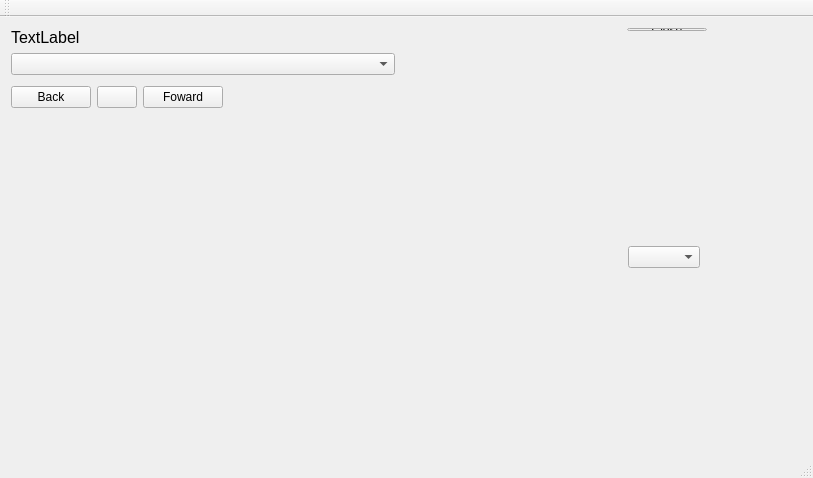
<?xml version="1.0" encoding="UTF-8"?>
<ui version="4.0">
 <class>MainWindow</class>
 <widget class="QMainWindow" name="MainWindow">
  <property name="geometry">
   <rect>
    <x>0</x>
    <y>0</y>
    <width>813</width>
    <height>478</height>
   </rect>
  </property>
  <property name="minimumSize">
   <size>
    <width>300</width>
    <height>100</height>
   </size>
  </property>
  <property name="windowTitle">
   <string>MainWindow</string>
  </property>
  <widget class="QWidget" name="centralWidget">
   <widget class="QWidget" name="layoutWidget">
    <property name="geometry">
     <rect>
      <x>0</x>
      <y>0</y>
      <width>406</width>
      <height>102</height>
     </rect>
    </property>
    <layout class="QHBoxLayout" name="horizontalLayout_3">
     <item>
      <layout class="QVBoxLayout" name="verticalLayout">
       <item>
        <widget class="QLabel" name="LABELCANCION">
         <property name="font">
          <font>
           <pointsize>12</pointsize>
          </font>
         </property>
         <property name="text">
          <string>TextLabel</string>
         </property>
        </widget>
       </item>
       <item>
        <widget class="QComboBox" name="listacanciones"/>
       </item>
       <item>
        <spacer name="verticalSpacer">
         <property name="orientation">
          <enum>Qt::Vertical</enum>
         </property>
         <property name="sizeHint" stdset="0">
          <size>
           <width>20</width>
           <height>40</height>
          </size>
         </property>
        </spacer>
       </item>
       <item>
        <layout class="QHBoxLayout" name="horizontalLayout_2">
         <item>
          <layout class="QHBoxLayout" name="horizontalLayout">
           <item>
            <widget class="QPushButton" name="pushButton_2">
             <property name="text">
              <string>Back</string>
             </property>
            </widget>
           </item>
           <item>
            <widget class="QPushButton" name="pushButton">
             <property name="text">
              <string/>
             </property>
             <property name="iconSize">
              <size>
               <width>50</width>
               <height>50</height>
              </size>
             </property>
            </widget>
           </item>
           <item>
            <widget class="QPushButton" name="pushButton_3">
             <property name="text">
              <string>Foward</string>
             </property>
            </widget>
           </item>
          </layout>
         </item>
         <item>
          <spacer name="horizontalSpacer">
           <property name="orientation">
            <enum>Qt::Horizontal</enum>
           </property>
           <property name="sizeHint" stdset="0">
            <size>
             <width>198</width>
             <height>20</height>
            </size>
           </property>
          </spacer>
         </item>
        </layout>
       </item>
      </layout>
     </item>
    </layout>
   </widget>
   <widget class="QWidget" name="layoutWidget">
    <property name="geometry">
     <rect>
      <x>0</x>
      <y>0</y>
      <width>718</width>
      <height>25</height>
     </rect>
    </property>
    <layout class="QHBoxLayout" name="horizontalLayout_4">
     <item>
      <spacer name="horizontalSpacer_2">
       <property name="orientation">
        <enum>Qt::Horizontal</enum>
       </property>
       <property name="sizeHint" stdset="0">
        <size>
         <width>635</width>
         <height>20</height>
        </size>
       </property>
      </spacer>
     </item>
     <item>
      <widget class="QPushButton" name="pushButton_4">
       <property name="text">
        <string>Close</string>
       </property>
      </widget>
     </item>
    </layout>
   </widget>
   <widget class="QWidget" name="layoutWidget">
    <property name="geometry">
     <rect>
      <x>70</x>
      <y>110</y>
      <width>641</width>
      <height>261</height>
     </rect>
    </property>
    <layout class="QHBoxLayout" name="horizontalLayout_6">
     <item>
      <widget class="QLabel" name="logo">
       <property name="minimumSize">
        <size>
         <width>100</width>
         <height>30</height>
        </size>
       </property>
       <property name="maximumSize">
        <size>
         <width>1000</width>
         <height>300</height>
        </size>
       </property>
       <property name="text">
        <string/>
       </property>
       <property name="pixmap">
        <pixmap>sprites/Logo.jpg</pixmap>
       </property>
       <property name="scaledContents">
        <bool>true</bool>
       </property>
      </widget>
     </item>
     <item>
      <layout class="QHBoxLayout" name="horizontalLayout_5">
       <item>
        <spacer name="horizontalSpacer_3">
         <property name="orientation">
          <enum>Qt::Horizontal</enum>
         </property>
         <property name="sizeHint" stdset="0">
          <size>
           <width>40</width>
           <height>20</height>
          </size>
         </property>
        </spacer>
       </item>
       <item>
        <widget class="QComboBox" name="comboBox_puertos"/>
       </item>
      </layout>
     </item>
    </layout>
   </widget>
  </widget>
  <widget class="QMenuBar" name="menuBar">
   <property name="geometry">
    <rect>
     <x>0</x>
     <y>0</y>
     <width>813</width>
     <height>21</height>
    </rect>
   </property>
  </widget>
  <widget class="QToolBar" name="mainToolBar">
   <attribute name="toolBarArea">
    <enum>TopToolBarArea</enum>
   </attribute>
   <attribute name="toolBarBreak">
    <bool>false</bool>
   </attribute>
  </widget>
  <widget class="QStatusBar" name="statusBar"/>
 </widget>
 <layoutdefault spacing="6" margin="11"/>
 <resources/>
 <connections>
  <connection>
   <sender>pushButton_4</sender>
   <signal>clicked()</signal>
   <receiver>MainWindow</receiver>
   <slot>close()</slot>
   <hints>
    <hint type="sourcelabel">
     <x>716</x>
     <y>56</y>
    </hint>
    <hint type="destinationlabel">
     <x>403</x>
     <y>292</y>
    </hint>
   </hints>
  </connection>
 </connections>
</ui>
